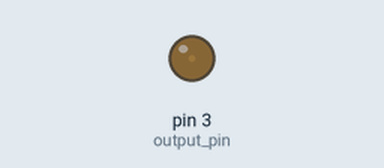
Simulated run of this sketch. Board: Arduino Uno, built with avr-gcc and run on an emulated ATmega328P. Shown: output pins drawn as LEDs (lit = HIGH).

Above: at 0.05 s.
At 0.95 s:
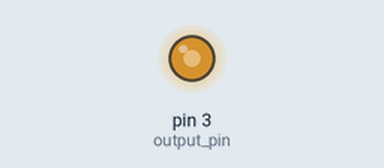
At 1.35 s:
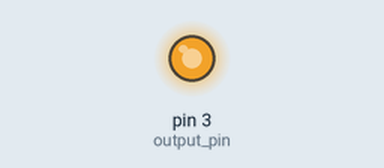
At 2.7 s:
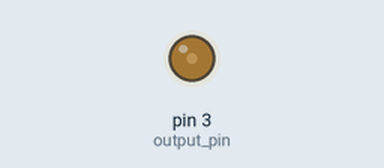
Timing chart, 0 to 7.0 s (numbered marks = the images above):
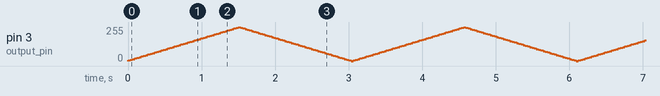

The sketch:

______.ino
```cpp
const int output_pin = 3;
int pwm_value = 0;
int increment = 5;
int delay_time = 30;
bool increasing = true;

void setup() { pinMode(output_pin, OUTPUT); }

void loop() {
    if (increasing) {  // increase
        pwm_value += increment;
        if (pwm_value >= 255) {
            pwm_value = 255;
            increasing = false;
        }
    } else {  // decrease
        pwm_value -= increment;
        if (pwm_value <= 0) {
            pwm_value = 0;
            increasing = true;
        }
    }

    analogWrite(output_pin, pwm_value);
    delay(delay_time);
}
```
